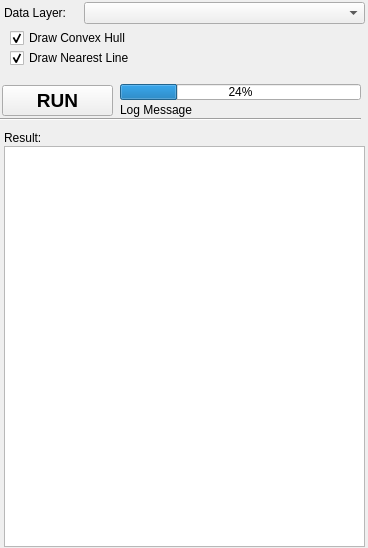
<?xml version="1.0" encoding="UTF-8"?>
<ui version="4.0">
 <class>Form_Parameter</class>
 <widget class="QWidget" name="Form_Parameter">
  <property name="geometry">
   <rect>
    <x>0</x>
    <y>0</y>
    <width>368</width>
    <height>548</height>
   </rect>
  </property>
  <property name="windowTitle">
   <string>Nearest Neighbor Statistic</string>
  </property>
  <widget class="QLabel" name="label">
   <property name="geometry">
    <rect>
     <x>4</x>
     <y>5</y>
     <width>81</width>
     <height>16</height>
    </rect>
   </property>
   <property name="text">
    <string>Data Layer:</string>
   </property>
  </widget>
  <widget class="QComboBox" name="cmbLayer">
   <property name="geometry">
    <rect>
     <x>84</x>
     <y>2</y>
     <width>281</width>
     <height>22</height>
    </rect>
   </property>
  </widget>
  <widget class="QPushButton" name="btnRun">
   <property name="geometry">
    <rect>
     <x>2</x>
     <y>85</y>
     <width>111</width>
     <height>31</height>
    </rect>
   </property>
   <property name="font">
    <font>
     <family>Tahoma</family>
     <pointsize>14</pointsize>
     <weight>75</weight>
     <bold>true</bold>
    </font>
   </property>
   <property name="text">
    <string>RUN</string>
   </property>
  </widget>
  <widget class="QLabel" name="label_9">
   <property name="geometry">
    <rect>
     <x>4</x>
     <y>130</y>
     <width>131</width>
     <height>16</height>
    </rect>
   </property>
   <property name="text">
    <string>Result:</string>
   </property>
  </widget>
  <widget class="QProgressBar" name="progressBar">
   <property name="geometry">
    <rect>
     <x>120</x>
     <y>84</y>
     <width>241</width>
     <height>16</height>
    </rect>
   </property>
   <property name="value">
    <number>24</number>
   </property>
  </widget>
  <widget class="QLabel" name="lbl_log">
   <property name="geometry">
    <rect>
     <x>120</x>
     <y>100</y>
     <width>241</width>
     <height>20</height>
    </rect>
   </property>
   <property name="text">
    <string>Log Message</string>
   </property>
  </widget>
  <widget class="Line" name="line">
   <property name="geometry">
    <rect>
     <x>0</x>
     <y>111</y>
     <width>361</width>
     <height>16</height>
    </rect>
   </property>
   <property name="orientation">
    <enum>Qt::Horizontal</enum>
   </property>
  </widget>
  <widget class="QCheckBox" name="chkConvexHull">
   <property name="geometry">
    <rect>
     <x>10</x>
     <y>30</y>
     <width>151</width>
     <height>16</height>
    </rect>
   </property>
   <property name="text">
    <string>Draw Convex Hull</string>
   </property>
   <property name="checked">
    <bool>true</bool>
   </property>
  </widget>
  <widget class="QCheckBox" name="chkNearestLine">
   <property name="geometry">
    <rect>
     <x>10</x>
     <y>50</y>
     <width>141</width>
     <height>16</height>
    </rect>
   </property>
   <property name="text">
    <string>Draw Nearest Line</string>
   </property>
   <property name="checked">
    <bool>true</bool>
   </property>
  </widget>
  <widget class="QPlainTextEdit" name="txtResult">
   <property name="geometry">
    <rect>
     <x>4</x>
     <y>146</y>
     <width>361</width>
     <height>401</height>
    </rect>
   </property>
   <property name="readOnly">
    <bool>true</bool>
   </property>
  </widget>
  <zorder>label</zorder>
  <zorder>cmbLayer</zorder>
  <zorder>btnRun</zorder>
  <zorder>label_9</zorder>
  <zorder>progressBar</zorder>
  <zorder>line</zorder>
  <zorder>lbl_log</zorder>
  <zorder>chkConvexHull</zorder>
  <zorder>chkNearestLine</zorder>
  <zorder>txtResult</zorder>
 </widget>
 <resources/>
 <connections/>
</ui>
